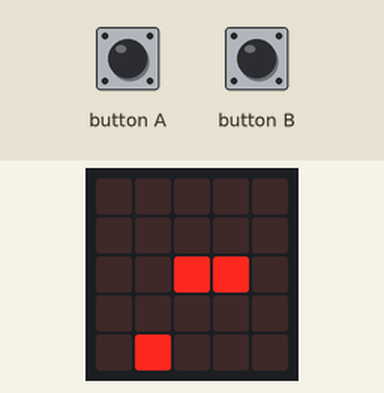
Simulated run of this program. Board: BBC micro:bit (MakeCode). On the bench: the board's 5×5 LED display. The test bench sets the inputs (shaded band). Random numbers come from a fixed seed.

Above: at 2.1 s.
2.2 s: button A pressed for 0.15 s
At 3.3 s:
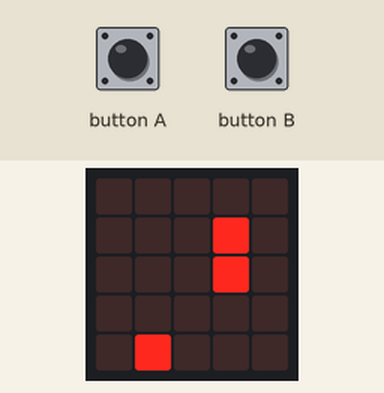
5.3 s: button B pressed for 0.15 s
At 6.8 s:
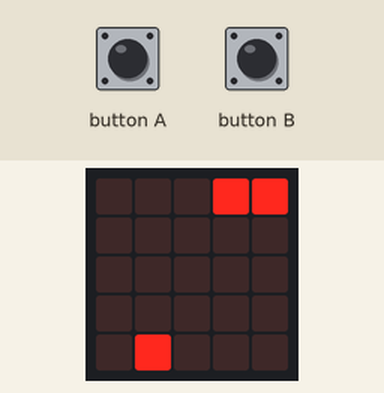
8.4 s: button B pressed for 0.15 s
At 10.2 s:
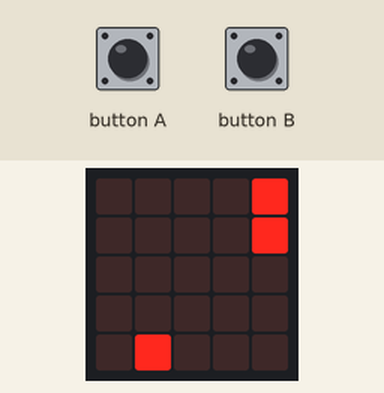
11.5 s: button A pressed for 0.15 s
At 12.7 s:
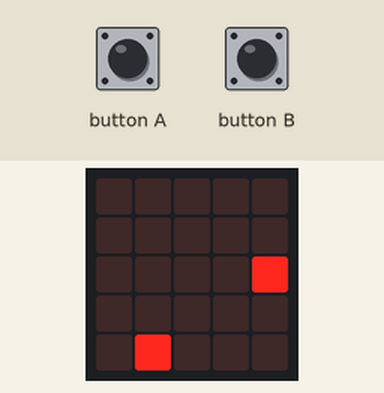
13.5 s: button B pressed for 0.15 s
At 16.2 s:
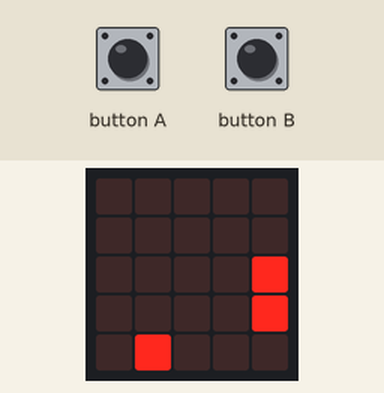
16.6 s: button B pressed for 0.15 s
At 18.5 s:
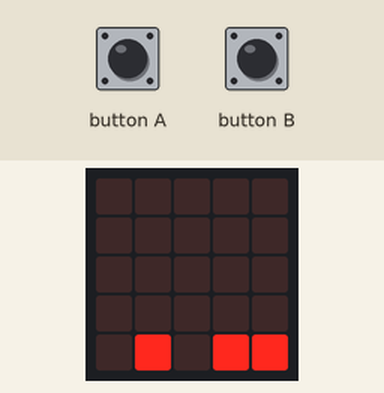
Timing chart, 0 to 20.0 s (numbered marks = the images above; inputs shaded):
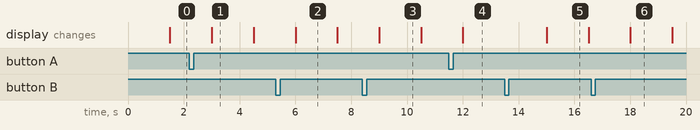

The program:

main.ts
```typescript
input.onButtonPressed(Button.A, function () {
    slang.turn(Direction.Left, 90)
    basic.pause(1500)
    slang_2.turn(Direction.Left, 90)
})
input.onButtonPressed(Button.B, function () {
    slang.turn(Direction.Right, 90)
    basic.pause(1500)
    slang_2.turn(Direction.Right, 90)
})
let slang_2: game.LedSprite = null
let slang: game.LedSprite = null
let punten = 0
let spam_stopper = 0
slang = game.createSprite(2, 2)
let x_as = randint(0, 5)
let y_as = randint(0, 5)
let appeltje = game.createSprite(x_as, y_as)
slang_2 = game.createSprite(1, 2)
basic.forever(function () {
    if (punten == 1) {
        if (spam_stopper == 0) {
            x_as = randint(0, 5)
            y_as = randint(0, 5)
            appeltje = game.createSprite(x_as, y_as)
            spam_stopper += 1
        }
    }
})
basic.forever(function () {
    if (punten == 2) {
        if (spam_stopper == 1) {
            x_as = randint(0, 5)
            y_as = randint(0, 5)
            appeltje = game.createSprite(x_as, y_as)
            spam_stopper += 1
        }
    }
})
basic.forever(function () {
    basic.pause(100)
    if (slang.isTouching(appeltje)) {
        appeltje.delete()
        punten += 1
    }
})
basic.forever(function () {
    if (punten == 4) {
        if (spam_stopper == 3) {
            x_as = randint(0, 5)
            y_as = randint(0, 5)
            appeltje = game.createSprite(x_as, y_as)
            spam_stopper += 1
        }
    }
})
basic.forever(function () {
    if (punten == 3) {
        if (spam_stopper == 2) {
            x_as = randint(0, 5)
            y_as = randint(0, 5)
            appeltje = game.createSprite(x_as, y_as)
            spam_stopper += 1
        }
    }
})
basic.forever(function () {
    if (punten == 5) {
        if (spam_stopper == 4) {
            x_as = randint(0, 5)
            y_as = randint(0, 5)
            appeltje = game.createSprite(x_as, y_as)
            spam_stopper += 1
        }
    }
})
basic.forever(function () {
    if (punten == 6) {
        if (spam_stopper == 5) {
            x_as = randint(0, 5)
            y_as = randint(0, 5)
            appeltje = game.createSprite(x_as, y_as)
            spam_stopper += 1
        }
    }
})
basic.forever(function () {

})
basic.forever(function () {
    while (punten < 35) {
        basic.pause(1500)
        slang.move(1)
        slang_2.move(1)
    }
})
basic.forever(function () {

})
basic.forever(function () {

})
basic.forever(function () {
    if (punten == 10) {
        if (spam_stopper == 9) {
            x_as = randint(0, 5)
            y_as = randint(0, 5)
            appeltje = game.createSprite(x_as, y_as)
            spam_stopper += 1
        }
    }
})
basic.forever(function () {
    if (punten == 7) {
        if (spam_stopper == 6) {
            x_as = randint(0, 5)
            y_as = randint(0, 5)
            appeltje = game.createSprite(x_as, y_as)
            spam_stopper += 1
        }
    }
})
basic.forever(function () {
    if (punten == 9) {
        if (spam_stopper == 8) {
            x_as = randint(0, 5)
            y_as = randint(0, 5)
            appeltje = game.createSprite(x_as, y_as)
            spam_stopper += 1
        }
    }
})
basic.forever(function () {
    if (punten == 8) {
        if (spam_stopper == 7) {
            x_as = randint(0, 5)
            y_as = randint(0, 5)
            appeltje = game.createSprite(x_as, y_as)
            spam_stopper += 1
        }
    }
})
```

test.ts
```typescript
// tests gaan hier; deze zal niet worden gecompileerd wanneer dit pakket wordt gebruikt als extensie.
```

Measured:
- after the input at 8.4 s, the display: changes after 0.61 s (image 3)
- after the input at 13.5 s, the display: changes after 1.5 s (image 5)
- what the display in image 1 shows lasts 1.5 s, from 3.0 s to 4.5 s
